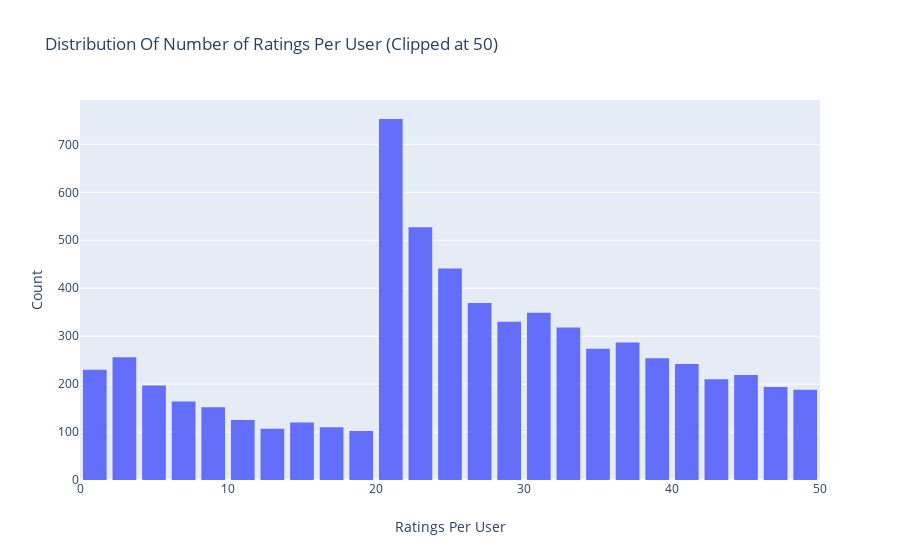

The code cell stored with this chart in its notebook:
### Markdown cell above
### 2.3 Rating Distribution by User
We can see that most users have more than 20 ratings.

### Code cell
# Number of ratings per user
data = sample.groupby('userId')['rating'].count().clip(upper=50)

# Create trace
trace = go.Histogram(x = data.values,
                     name = 'rating',
                     xbins = dict(start = 0,
                                  end = 50,
                                  size = 2))
# Create layout
layout = go.Layout(title = 'Distribution Of Number of Ratings Per User (Clipped at 50)',
                   xaxis = dict(title = 'Ratings Per User'),
                   yaxis = dict(title = 'Count'),
                   bargap = 0.2)

# Create plot
fig = go.Figure(data=[trace], layout=layout)
iplot(fig)

### Figure 1 — Plotly figure (JSON) as saved in the notebook; plotly's stock layout.template omitted (floating-point values rounded to 4 significant figures; data arrays with more than 128 entries replaced by an {"elided": "..."} marker saying what was removed)
{"data": [{"name": "rating", "type": "histogram", "x": {"elided": "13092 int values"}, "xbins": {"end": 50, "size": 2, "start": 0}}], "layout": {"bargap": 0.2, "title": {"text": "Distribution Of Number of Ratings Per User (Clipped at 50)"}, "xaxis": {"title": {"text": "Ratings Per User"}}, "yaxis": {"title": {"text": "Count"}}}}
